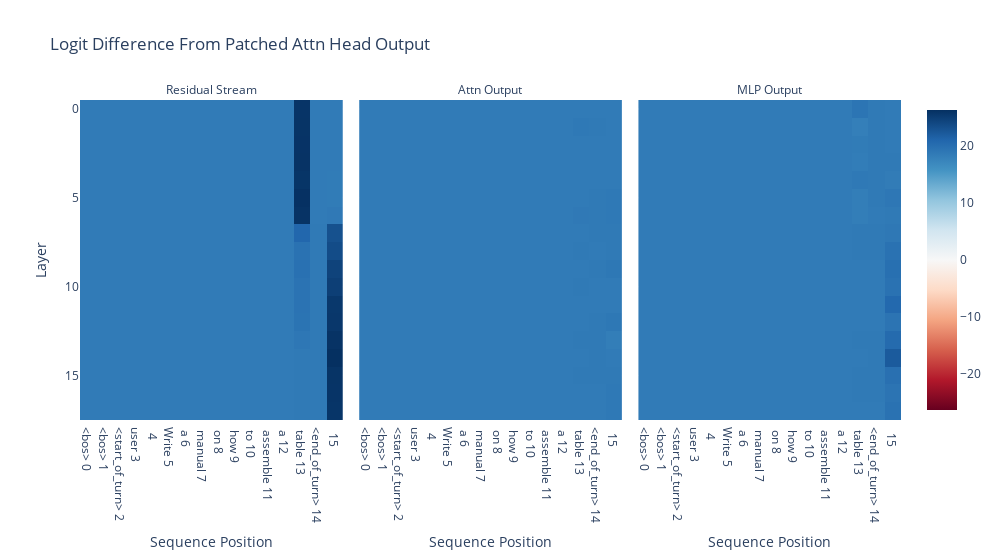

The notebook cell saved with this chart:
### Code cell
imshow(
    act_patch_block_every,
    x=labels, 
    facet_col=0, # This argument tells plotly which dimension to split into separate plots
    facet_labels=["Residual Stream", "Attn Output", "MLP Output"], # Subtitles of separate plots
    title="Logit Difference From Patched Attn Head Output", 
    labels={"x": "Sequence Position", "y": "Layer"},
    width=1000,
)

### Figure 1 — Plotly figure (JSON) as saved in the notebook; plotly's stock layout.template omitted (floating-point values rounded to 4 significant figures; data arrays with more than 128 entries replaced by an {"elided": "..."} marker saying what was removed)
{"data": [{"coloraxis": "coloraxis", "hovertemplate": "Sequence Position: %{x}<br>Layer: %{y}<br>color: %{z}<extra></extra>", "name": "0", "type": "heatmap", "x": ["<bos> 0", "<bos> 1", "<start_of_turn> 2", "user 3", "\n 4", "Write 5", " a 6", " manual 7", " on 8", " how 9", " to 10", " assemble 11", " a 12", " table 13", "<end_of_turn> 14", "\n 15"], "xaxis": "x", "yaxis": "y", "z": {"elided": "18x16 float values"}}, {"coloraxis": "coloraxis", "hovertemplate": "Sequence Position: %{x}<br>Layer: %{y}<br>color: %{z}<extra></extra>", "name": "1", "type": "heatmap", "x": ["<bos> 0", "<bos> 1", "<start_of_turn> 2", "user 3", "\n 4", "Write 5", " a 6", " manual 7", " on 8", " how 9", " to 10", " assemble 11", " a 12", " table 13", "<end_of_turn> 14", "\n 15"], "xaxis": "x2", "yaxis": "y2", "z": {"elided": "18x16 float values"}}, {"coloraxis": "coloraxis", "hovertemplate": "Sequence Position: %{x}<br>Layer: %{y}<br>color: %{z}<extra></extra>", "name": "2", "type": "heatmap", "x": ["<bos> 0", "<bos> 1", "<start_of_turn> 2", "user 3", "\n 4", "Write 5", " a 6", " manual 7", " on 8", " how 9", " to 10", " assemble 11", " a 12", " table 13", "<end_of_turn> 14", "\n 15"], "xaxis": "x3", "yaxis": "y3", "z": {"elided": "18x16 float values"}}], "layout": {"annotations": [{"font": {}, "showarrow": false, "text": "Residual Stream", "x": 0.16, "xanchor": "center", "xref": "paper", "y": 1, "yanchor": "bottom", "yref": "paper"}, {"font": {}, "showarrow": false, "text": "Attn Output", "x": 0.5, "xanchor": "center", "xref": "paper", "y": 1, "yanchor": "bottom", "yref": "paper"}, {"font": {}, "showarrow": false, "text": "MLP Output", "x": 0.84, "xanchor": "center", "xref": "paper", "y": 1, "yanchor": "bottom", "yref": "paper"}], "coloraxis": {"cmid": 0, "colorscale": [[0, "rgb(103,0,31)"], [0.1, "rgb(178,24,43)"], [0.2, "rgb(214,96,77)"], [0.3, "rgb(244,165,130)"], [0.4, "rgb(253,219,199)"], [0.5, "rgb(247,247,247)"], [0.6, "rgb(209,229,240)"], [0.7, "rgb(146,197,222)"], [0.8, "rgb(67,147,195)"], [0.9, "rgb(33,102,172)"], [1, "rgb(5,48,97)"]]}, "title": {"text": "Logit Difference From Patched Attn Head Output"}, "width": 1000, "xaxis": {"anchor": "y", "constrain": "domain", "domain": [0, 0.32], "scaleanchor": "y", "title": {"text": "Sequence Position"}}, "xaxis2": {"anchor": "y2", "domain": [0.34, 0.66], "matches": "x", "title": {"text": "Sequence Position"}}, "xaxis3": {"anchor": "y3", "domain": [0.68, 1.0], "matches": "x", "title": {"text": "Sequence Position"}}, "yaxis": {"anchor": "x", "autorange": "reversed", "constrain": "domain", "domain": [0, 1], "title": {"text": "Layer"}}, "yaxis2": {"anchor": "x2", "domain": [0, 1], "matches": "y", "showticklabels": false}, "yaxis3": {"anchor": "x3", "domain": [0, 1], "matches": "y", "showticklabels": false}}}
